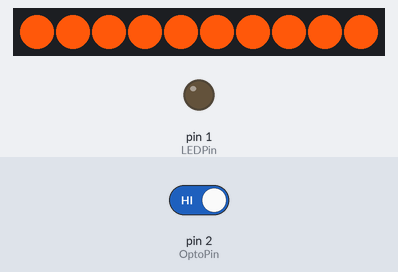
Bench run of a sketch on a simulated Arduino Uno, built with avr-gcc and run on an emulated ATmega328P. Shown: 10 RGB LEDs in strip order, left to right, output pins drawn as LEDs (lit = HIGH). Inputs (shaded band) come from the test bench; at power-on: pin 2 (OptoPin) HIGH.

Above: at 1.2 s.
1.3 s: pin 2 (OptoPin) driven LOW
At 2.0 s:
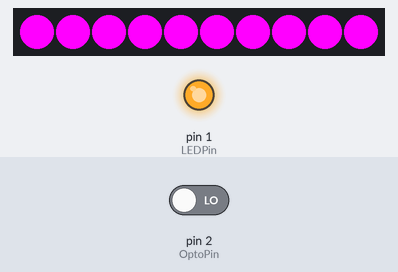
At 3.3 s:
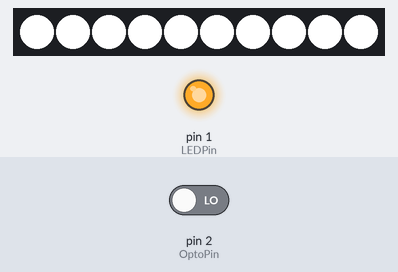
4.3 s: pin 2 (OptoPin) driven HIGH
At 5.0 s:
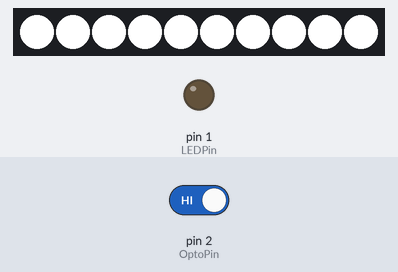
Timing chart, 0 to 7.3 s (numbered marks = the images above; inputs shaded):
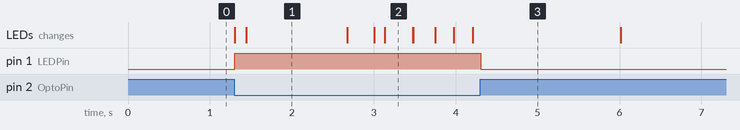

Measured:
- after the input at 1.3 s, pin 1 (LEDPin): LOW → HIGH at once; the LEDs: first change at once (image 1 shows a later state)
- after the input at 4.3 s, pin 1 (LEDPin): HIGH → LOW at once
- what the display in image 1 shows lasts 1.3 s, from 1.4 s to 2.7 s

The sketch:

LED_Proto.ino
```cpp
#include <Adafruit_NeoPixel.h>

#define OptoPin 2
#define NeoPin 0
#define LEDPin 1

#define NeoCount 10

Adafruit_NeoPixel barrel(NeoCount, NeoPin, NEO_GRB + NEO_KHZ800);

int bullet = 1; // Energy put into system by one firing event
int cooling = 100; // Energy taken out of system every time period
int heat = 1; // Amout of heat to transfer to next barrel section
int multi = 16000; // Color max value

unsigned long startMillis;
unsigned long currentMillis;
const unsigned long period = 1000; // Time period

int counter = 1;

int i;
int j;
int carry;
int scale = multi / 16;

// int color[NeoCount];

// uint32_t temp[] = {barrel.gamma32(barrel.Color(0,0,0)), barrel.gamma32(barrel.Color(80,0,0)), barrel.gamma32(barrel.Color(140,0,0)), barrel.gamma32(barrel.Color(255,0,0)), barrel.gamma32(barrel.Color(255,20,1)), barrel.gamma32(barrel.Color(255,61,4)), barrel.gamma32(barrel.Color(255,89,11)), barrel.gamma32(barrel.Color(255,115,23)), barrel.gamma32(barrel.Color(255,139,39)), barrel.gamma32(barrel.Color(255,162,57)), barrel.gamma32(barrel.Color(255,182,78)), barrel.gamma32(barrel.Color(255,201,100)), barrel.gamma32(barrel.Color(255,218,122)), barrel.gamma32(barrel.Color(255,234,144)), barrel.gamma32(barrel.Color(255,248,167)), barrel.gamma32(barrel.Color(248,255,183)), barrel.gamma32(barrel.Color(255,255,255))};

void setup() {
  // put your setup code here, to run once:

  pinMode(OptoPin,INPUT);
  pinMode(LEDPin,OUTPUT);

  barrel.begin();
  barrel.show();

  startMillis = millis();

//  for (i = 0; i < NeoCount; i++){
//    color[i] = 0;
//  }

}

int RedColor(int x){
  return 255;
}

int GreenColor(int y){
  int red = (60.6 + (29.1 * y) + (-0.951 * y * y));
  if (red > 255) red = 255;
  if (red < 0) red = 0;
  return red;
}

int BlueColor(int z){
  int blue = (pow(z, 1.26) * 10.2);
  if (blue > 255) blue = 255;
  if (blue < 0) blue = 0;
  return blue;
}

void loop() {
  // put your main code here, to run repeatedly:
  currentMillis = millis();
  if (currentMillis - startMillis >= period){
    counter = counter - cooling;
    startMillis = currentMillis;
  }

  if (digitalRead(OptoPin) == LOW){
    digitalWrite(LEDPin, HIGH);
    counter = counter + bullet;
  }
  else{
    digitalWrite(LEDPin,LOW);
  }

  if (counter > multi) counter = multi; // Don't go over max counter value
  if (counter < 1) counter = 1; // Don't go under zero either

//  carry = counter / scale;
//  if (carry > 16) carry = 16;

//  barrel.setPixelColor(0, temp[carry]);

//  color[0] = counter;

  for (j = 0; j < NeoCount; j++){
//    carry = color[j];
//    color[j] = color[j-1];
//    scale = multi / color[j];
//    barrel.setPixelColor(j, r / scale, g / scale, b / scale);
      barrel.setPixelColor(j, RedColor(counter), GreenColor(counter), BlueColor(counter));
  }

  barrel.show();

}
```
